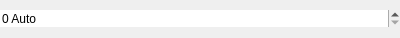
<?xml version="1.0" encoding="UTF-8"?>
<ui version="4.0">
 <class>BlockAudioBitrate</class>
 <widget class="QWidget" name="BlockAudioBitrate">
  <property name="geometry">
   <rect>
    <x>0</x>
    <y>0</y>
    <width>400</width>
    <height>38</height>
   </rect>
  </property>
  <property name="windowTitle">
   <string>Form</string>
  </property>
  <layout class="QVBoxLayout" name="verticalLayout">
   <property name="spacing">
    <number>3</number>
   </property>
   <property name="leftMargin">
    <number>0</number>
   </property>
   <property name="topMargin">
    <number>0</number>
   </property>
   <property name="rightMargin">
    <number>0</number>
   </property>
   <property name="bottomMargin">
    <number>0</number>
   </property>
   <item>
    <widget class="QSpinBox" name="audioBitRateEdit">
     <property name="frame">
      <bool>false</bool>
     </property>
     <property name="suffix">
      <string> Auto</string>
     </property>
     <property name="minimum">
      <number>0</number>
     </property>
     <property name="maximum">
      <number>10000</number>
     </property>
     <property name="singleStep">
      <number>10</number>
     </property>
     <property name="value">
      <number>0</number>
     </property>
    </widget>
   </item>
  </layout>
  <action name="action128">
   <property name="text">
    <string>128 kbps</string>
   </property>
  </action>
  <action name="action256">
   <property name="text">
    <string>256 kbps</string>
   </property>
  </action>
  <action name="action320">
   <property name="text">
    <string>320 kbps</string>
   </property>
  </action>
  <action name="action196">
   <property name="text">
    <string>196 kbps</string>
   </property>
  </action>
  <action name="actionAuto">
   <property name="text">
    <string>Auto</string>
   </property>
  </action>
 </widget>
 <resources/>
 <connections/>
</ui>
